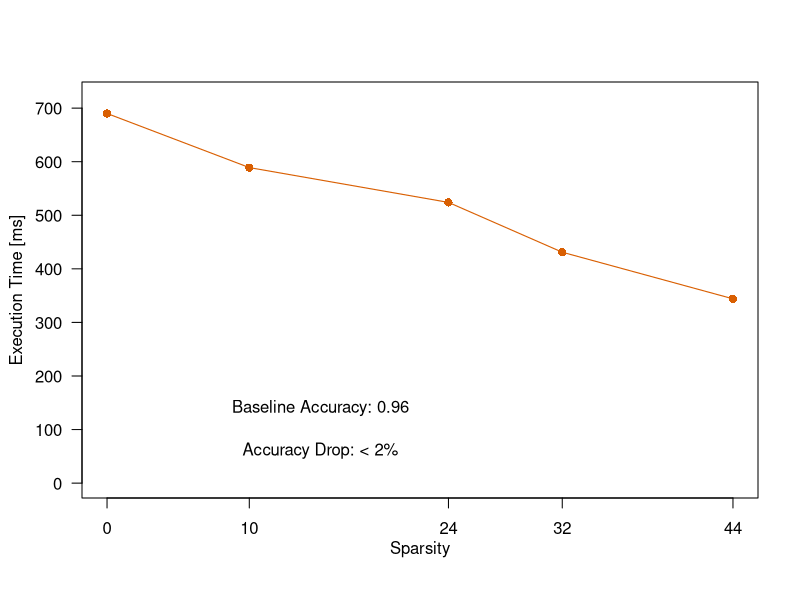

Generate this figure with R:
require(graphics)
require(Matrix)

pdf(file="criteo_time_score.pdf",
    width=4.8, height=4, family="serif", pointsize=14)
#par(mar=c(3.5, 4, 2.5, 2) + 0.1)

data1 = rowMeans(matrix(as.matrix(read.table("criteo_time_score.dat", 
          sep="\t"))[,1],5,3,byrow=TRUE))


points = as.matrix(c(0,10,24,32,44));
#plot_colors <- c("orange")
plot_colors <- c("#d95f02")

plot(   points, data1,     
        type="o",           
        pch=16, 
        cex=1.1,
        col=plot_colors[1],              
        ylim = c(1,720),   
        xlab="",     
        ylab="",         
        axes=FALSE,    
        bg=plot_colors[1],
        log="",
        lwd=1.1, 
        lty=1
)


axis(2, las=2) # horizontal y axis
axis(1, las=1, at=c(0,10,24,32,44), cex.axis=1.0)     # horizontal x axis
mtext(2, text="Execution Time [ms]",line=2.8) 
mtext(1, text="Sparsity",line=2) 

text(x=15, y=140, labels="Baseline Accuracy: 0.96")
text(x=15, y=60, labels="Accuracy Drop: < 2%")

box()	

#legend( x=310, y=265, text.width=c(80),
#        c("SKlearn","Base","UPLIFT"), col=plot_colors, cex=1.0,
#        pch=c(16,15,17), lty=c(1), lwd=c(1.1), bty="n", ncol=1, seg.len=2, x.intersp=0.3);


dev.off() 

